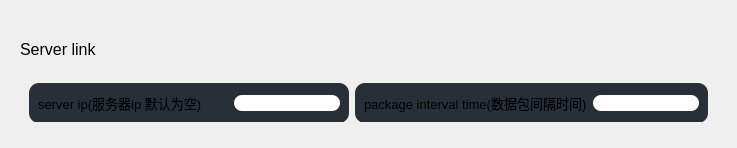
               <widget class="QWidget" name="page_setting">
                <layout class="QVBoxLayout" name="verticalLayout_14">
                 <item>
                  <widget class="QFrame" name="Server_link_frame">
                   <property name="minimumSize">
                    <size>
                     <width>0</width>
                     <height>120</height>
                    </size>
                   </property>
                   <property name="maximumSize">
                    <size>
                     <width>16777215</width>
                     <height>120</height>
                    </size>
                   </property>
                   <property name="styleSheet">
                    <string notr="true">QFrame{border: none;}</string>
                   </property>
                   <property name="frameShape">
                    <enum>QFrame::Shape::StyledPanel</enum>
                   </property>
                   <property name="frameShadow">
                    <enum>QFrame::Shadow::Raised</enum>
                   </property>
                   <layout class="QVBoxLayout" name="verticalLayout_7">
                    <item>
                     <widget class="QLabel" name="MDX23_label">
                      <property name="minimumSize">
                       <size>
                        <width>0</width>
                        <height>60</height>
                       </size>
                      </property>
                      <property name="maximumSize">
                       <size>
                        <width>16777215</width>
                        <height>60</height>
                       </size>
                      </property>
                      <property name="text">
                       <string>&lt;html&gt;&lt;head/&gt;&lt;body&gt;&lt;p&gt;&lt;span style=&quot; font-size:12pt;&quot;&gt;Server link&lt;/span&gt;&lt;/p&gt;&lt;/body&gt;&lt;/html&gt;</string>
                      </property>
                     </widget>
                    </item>
                    <item>
                     <widget class="QFrame" name="frame_3">
                      <property name="styleSheet">
                       <string notr="true"/>
                      </property>
                      <property name="frameShape">
                       <enum>QFrame::Shape::StyledPanel</enum>
                      </property>
                      <property name="frameShadow">
                       <enum>QFrame::Shadow::Raised</enum>
                      </property>
                      <layout class="QHBoxLayout" name="horizontalLayout_3">
                       <item>
                        <widget class="QFrame" name="train_setting_frame6_2">
                         <property name="minimumSize">
                          <size>
                           <width>0</width>
                           <height>40</height>
                          </size>
                         </property>
                         <property name="maximumSize">
                          <size>
                           <width>16777215</width>
                           <height>40</height>
                          </size>
                         </property>
                         <property name="styleSheet">
                          <string notr="true">QFrame{
    background-color: #282F38;
    border-radius: 10px;
	border:none;
}
</string>
                         </property>
                         <property name="frameShape">
                          <enum>QFrame::Shape::StyledPanel</enum>
                         </property>
                         <property name="frameShadow">
                          <enum>QFrame::Shadow::Raised</enum>
                         </property>
                         <layout class="QHBoxLayout" name="horizontalLayout_44">
                          <item>
                           <widget class="QLabel" name="save_num_label_2">
                            <property name="minimumSize">
                             <size>
                              <width>190</width>
                              <height>20</height>
                             </size>
                            </property>
                            <property name="maximumSize">
                             <size>
                              <width>190</width>
                              <height>20</height>
                             </size>
                            </property>
                            <property name="styleSheet">
                             <string notr="true">border:none;</string>
                            </property>
                            <property name="text">
                             <string>&lt;html&gt;&lt;head/&gt;&lt;body&gt;&lt;p&gt;&lt;span style=&quot; font-size:10pt;&quot;&gt;server ip(服务器ip 默认为空)&lt;/span&gt;&lt;/p&gt;&lt;/body&gt;&lt;/html&gt;</string>
                            </property>
                           </widget>
                          </item>
                          <item>
                           <widget class="QLineEdit" name="server_ip">
                            <property name="styleSheet">
                             <string notr="true">border-radius: 8px;</string>
                            </property>
                            <property name="text">
                             <string/>
                            </property>
                            <property name="alignment">
                             <set>Qt::AlignmentFlag::AlignLeading|Qt::AlignmentFlag::AlignLeft|Qt::AlignmentFlag::AlignVCenter</set>
                            </property>
                           </widget>
                          </item>
                         </layout>
                        </widget>
                       </item>
                       <item>
                        <widget class="QFrame" name="train_setting_frame6_3">
                         <property name="minimumSize">
                          <size>
                           <width>0</width>
                           <height>40</height>
                          </size>
                         </property>
                         <property name="maximumSize">
                          <size>
                           <width>16777215</width>
                           <height>40</height>
                          </size>
                         </property>
                         <property name="styleSheet">
                          <string notr="true">QFrame{
    background-color: #282F38;
    border-radius: 10px;
	border:none;
}
</string>
                         </property>
                         <property name="frameShape">
                          <enum>QFrame::Shape::StyledPanel</enum>
                         </property>
                         <property name="frameShadow">
                          <enum>QFrame::Shadow::Raised</enum>
                         </property>
                         <layout class="QHBoxLayout" name="horizontalLayout_45">
                          <item>
                           <widget class="QLabel" name="save_num_label_3">
                            <property name="minimumSize">
                             <size>
                              <width>0</width>
                              <height>20</height>
                             </size>
                            </property>
                            <property name="maximumSize">
                             <size>
                              <width>16777215</width>
                              <height>20</height>
                             </size>
                            </property>
                            <property name="styleSheet">
                             <string notr="true">border:none;</string>
                            </property>
                            <property name="text">
                             <string>&lt;html&gt;&lt;head/&gt;&lt;body&gt;&lt;p&gt;&lt;span style=&quot; font-size:10pt;&quot;&gt;package interval time(数据包间隔时间)&lt;/span&gt;&lt;/p&gt;&lt;/body&gt;&lt;/html&gt;</string>
                            </property>
                           </widget>
                          </item>
                          <item>
                           <widget class="QLineEdit" name="sleep_time">
                            <property name="styleSheet">
                             <string notr="true">border-radius: 8px;</string>
                            </property>
                            <property name="text">
                             <string/>
                            </property>
                            <property name="alignment">
                             <set>Qt::AlignmentFlag::AlignLeading|Qt::AlignmentFlag::AlignLeft|Qt::AlignmentFlag::AlignVCenter</set>
                            </property>
                           </widget>
                          </item>
                         </layout>
                        </widget>
                       </item>
                      </layout>
                     </widget>
                    </item>
                   </layout>
                  </widget>
                 </item>
                 <item>
                  <widget class="QFrame" name="frame_7">
                   <property name="styleSheet">
                    <string notr="true"/>
                   </property>
                   <property name="frameShape">
                    <enum>QFrame::Shape::StyledPanel</enum>
                   </property>
                   <property name="frameShadow">
                    <enum>QFrame::Shadow::Raised</enum>
                   </property>
                   <widget class="QFrame" name="range_frame">
                    <property name="geometry">
                     <rect>
                      <x>0</x>
                      <y>10</y>
                      <width>901</width>
                      <height>160</height>
                     </rect>
                    </property>
                    <property name="minimumSize">
                     <size>
                      <width>0</width>
                      <height>160</height>
                     </size>
                    </property>
                    <property name="maximumSize">
                     <size>
                      <width>16777215</width>
                      <height>160</height>
                     </size>
                    </property>
                    <property name="styleSheet">
                     <string notr="true">QFrame{
	background-color: rgb(30, 37, 46);
    border-radius: 10px;
	border:none;
}
</string>
                    </property>
                    <property name="frameShape">
                     <enum>QFrame::Shape::StyledPanel</enum>
                    </property>
                    <property name="frameShadow">
                     <enum>QFrame::Shadow::Raised</enum>
                    </property>
                    <layout class="QVBoxLayout" name="verticalLayout_102">
                     <property name="spacing">
                      <number>0</number>
                     </property>
                     <property name="leftMargin">
                      <number>0</number>
                     </property>
                     <property name="topMargin">
                      <number>0</number>
                     </property>
                     <property name="rightMargin">
                      <number>0</number>
                     </property>
                     <property name="bottomMargin">
                      <number>0</number>
                     </property>
                     <item>
                      <widget class="QLabel" name="range_label">
                       <property name="styleSheet">
                        <string notr="true">border:none;
border-radius: 0px;
background-color: rgb(47, 54, 60);
</string>
                       </property>
                       <property name="text">
                        <string>&lt;html&gt;&lt;head/&gt;&lt;body&gt;&lt;p&gt;&lt;span style=&quot; font-size:12pt;&quot;&gt;滑条最大值最小值设置&lt;/span&gt;&lt;/p&gt;&lt;/body&gt;&lt;/html&gt;</string>
                       </property>
                      </widget>
                     </item>
                     <item>
                      <widget class="QWidget" name="range_widget" native="true">
                       <property name="minimumSize">
                        <size>
                         <width>0</width>
                         <height>120</height>
                        </size>
                       </property>
                       <property name="maximumSize">
                        <size>
                         <width>16777215</width>
                         <height>120</height>
                        </size>
                       </property>
                       <property name="styleSheet">
                        <string notr="true">QWidget{
background-color: rgb(40, 47, 56);
border-radius: 10px;
}</string>
                       </property>
                      </widget>
                     </item>
                    </layout>
                   </widget>
                  </widget>
                 </item>
                </layout>
               </widget>
